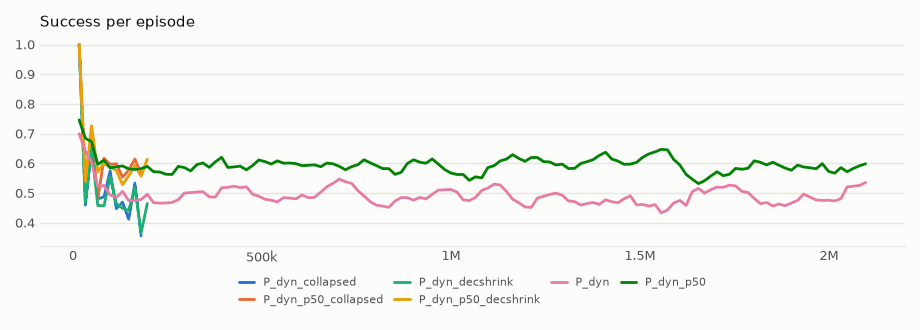
#> input picture visual-motor-agent/00002-acting-without-reward/images/curves.png, 920 x 330 px
$ python -i readme_images.py   (imports and definitions only)
#> lines starting #> are read from the running program, lines starting #| are printed output that depends on the picture
"""Task 00069: small PNGs for the experiment READMEs, from what each experiment left in the data folder.

images/curves.png (metrics by arm), images/world.png (the run's world under random moves), images/sheet.png (an existing picture, or stills of a video), and a
## Figures section in the README between markers. Repeatable.

    MUJOCO_EGL_DEVICE_ID=1 ./venv/bin/python readme_images.py [--only 00057 00060] [--no-readme]
"""
import argparse
import glob
import io
import json
import os
import re
import sys

import matplotlib
# [1 line not run here, left out]
import matplotlib.pyplot as plt  # noqa: E402
import numpy as np  # noqa: E402
from PIL import Image, ImageDraw, ImageFont  # noqa: E402

DEV = os.path.dirname(os.path.abspath(__file__))
sys.path.insert(0, DEV)
ROOT = os.path.dirname(DEV)
DATA = os.path.expanduser("~/data/research/visual-motor-agent")
MAX_W, MAX_KB = 960, 200
START, END = "<!-- figures -->", "<!-- /figures -->"

COLORS = ["#2a78d6", "#eb6834", "#1baf7a", "#eda100", "#e87ba4", "#008300", "#6250d6", "#e34948"]   # the fixed order
SURFACE, INK, MUTED_INK, GRID = "#fcfcfb", "#0b0b0b", "#52514e", "#e6e5e1"
FONT = matplotlib.font_manager.findfont("DejaVu Sans")

VIDEOS = {"00054": "videos/compare.mp4", "00056": "thought_T_s2.mp4", "00057": "videos/grey_fix_s3.mp4", "00059": "videos/car_s3.mp4",
          "00060": "videos/car_D_s1.mp4", "00061": "videos/car_SD_s1.mp4", "00062": "videos/car_FD_s1.mp4",
          "00091": "../videos/vm91_s5/compare.mp4", "00092": "../videos/vm92_s5/compare.mp4",
          "00093": "../videos/vm93_s5/compare.mp4",
          "00094": "../videos/vm94_s5/compare.mp4", "00095": "../videos/vm95_s5/compare.mp4",
          "00096": "../videos/vm96_s5/compare.mp4", "00097": "../videos/vm97_inertia_s5/compare.mp4",
          "00098": "../videos/vm98_plain_s5/compare.mp4", "00099": "../videos/vm99_s5/compare.mp4",
          "00100": "../videos/vm100_s5/compare.mp4", "00101": "../videos/vm101_s5/compare.mp4",
          "00102": "../videos/vm102/panels_60k.mp4", "00103": "../videos/vm103/play_60k.mp4",
          "00104": "../videos/vm104/play_60k.mp4", "00105": "../videos/vm105/BL_gap_s1_60k.mp4",
          "00106": "../videos/vm106/GB_gap_s1_60k.mp4", "00107": "../videos/vm107/play_60k.mp4",
          "00109": "../videos/vm109/play_1M.mp4"}
CONTROLS = {"00064": [("00063", ("NA", "CO"))], "00065": [("00064", ("G16", "C16")), ("00063", ("NA", "CO"))], "00066": [("00064", ("C16",))], "00067": [("00064", ("G16",)), ("00063", ("NA",))],
            "00080": [("00073", ("K4",))], "00081": [("00073", ("K4",))],
            "00082": [("00073", ("K4",))], "00083": [("00073", ("K4",)), ("00081", ("H4",))],
            "00084": [("00082", ("C8",))], "00086": [("00085", ("K4", "V90"))],
            "00087": [("00085", ("K4", "V90"))], "00088": [("00086", ("K4D8",))],
            "00089": [("00086", ("K4D8",)), ("00088", ("K4D8", "V90RD8"))], "00090": [("00072", ("K4",))],
            "00095": [("00094", ("C8r",))], "00096": [("00095", ("IB",))],
            "00097": [("00094", ("C8r",)), ("00095", ("IB",))],
            "00098": [("00094", ("C8r",)), ("00095", ("IB",)), ("00097", ("M0", "MB"))],
            "00099": [("00095", ("IB",)), ("00097", ("MB",)), ("00098", ("SB",))],
            "00100": [("00095", ("IB",)), ("00097", ("MB",)), ("00099", ("SD",))],
            "00101": [("00095", ("IB",)), ("00097", ("MB",)), ("00100", ("RD",))],
            "00102": [("00101", ("TT",))], "00107": [("00104", ("BK", "BS"))],
            "00110": [("00103", ("BD",)), ("00108", ("DR_breakout",))], "00112": [("00108", ("DR_food",)), ("00101", ("TT",))],
            "00111": [("00104", ("BS",))]}   # arms of an earlier experiment that this one compares with and did not rerun
SHEET_TEXT = {"forage_sheet": "the frozen agent foraging", "dream_pair_sheet": "the model's dream beside the real frames",
              "imagination": "imagined against real frames", "video": "stills from this experiment's video, in time order",
              "recon_sheet": "the world models' decoded frames beside the real ones"}


def arm_of(name):
    return re.sub(r"_s\d+$", "", re.sub(r"^\d+_", "", name))


# [22 lines left out: function load_runs, not called in this run]


def env_of(info):
    c = info.get("config")
    return c.get("env", {}) if isinstance(c, dict) else {}


def is_text(info):
    return env_of(info).get("kind") == "text"


def has(rows, k):
    return any(r.get(k) not in (None, 0) for r in rows)


# [19 lines left out: functions x_of, smooth, delta, not called in this run]


def x_of_all(rows):
    return np.array([x_of(r) for r in rows], float)


# [5 lines left out: function per_1k, not called in this run]


def plain(rows, key):
    rows = [r for r in rows if r.get(key) is not None]
    return np.array([x_of(r) for r in rows], float), np.array([r[key] for r in rows], float)


# [231 lines left out: functions mean_curve, panels, fold, curves, save, fit and 7 more, not called in this run]


def baselines_figs(img):
    """vm-00108 (task 00120): the learned baselines beside ours, one figure per world. Their runs name arm and world
    (DR_breakout_s1) and PL counts samples of 16 bodies, so the generic curves don't fit them."""
    def runs(e, name):
        out = []
        for sd in range(1, 7):   # seeds 1-6 (ours ran 12: the baselines' seeds are 1-6)
            m = os.path.join(DATA, "exp_" + e, "%s_s%d" % (name, sd), "metrics.jsonl")
            out.append(([json.loads(x) for x in open(m) if x.strip()],))
        return out
    # [5 lines left out: function share, not called in this run]
    food = lambda q: (x_of_all(q), np.array([r["step_hits"] for r in q], float))  # noqa: E731
    pois = lambda q: (x_of_all(q), np.array([r["poison"] for r in q], float))  # noqa: E731
    first = lambda fn, n: (lambda q: fn([r for r in q if r["step"] <= n]))  # noqa: E731
    col = {"ours": COLORS[0], "DR": COLORS[1], "PP": COLORS[2], "PL": COLORS[3]}
    worlds = (("breakout", "BD", "00103", [("Ball hit share", share, True)], 0.235, "random paddle"),
              ("food", "TT", "00101", [("Food per 1k ticks", food, True), ("Poison per 1k ticks", pois, False)], None, None))
    figs = []
    for w, ours, oe, ms, ref, ref_name in worlds:
        series = {"ours": runs(oe, ours), "DR": runs("00108", "DR_" + w), "PP": runs("00108", "PP_" + w), "PL": runs("00108", "PL_" + w)}
        fig, axs = plt.subplots(1, len(ms) + 1, figsize=(9.2, 3.3), dpi=100, squeeze=False, facecolor=SURFACE)
        for i, (title, fn, up) in enumerate(ms + [ms[0]]):
            ax = axs[0][i]
            ax.set_facecolor(SURFACE)
            whole = i == len(ms)
            if whole:   # PL's whole run, by samples, with ours and DR at 50-60k as levels
                c = mean_curve(series["PL"], fn)
                ax.plot(c[0], c[1], color=col["PL"], lw=2, label="PL", solid_capstyle="round")
                for a in ("ours", "DR"):
                    if fn is share:   # the 50-60k level, from the counters
                        lvl = float(np.mean([(q[59]["bo_hits"] - q[49]["bo_hits"]) / max(1, q[59]["bo_hits"] + q[59]["bo_misses"]
                                             - q[49]["bo_hits"] - q[49]["bo_misses"]) for (q,) in series[a]]))
                    else:
                        lvl = float(np.mean([np.mean(fn(q)[1][50:60]) for (q,) in series[a]]))
                    ax.axhline(lvl, color=col[a], lw=1.5, ls=(0, (4, 3)))
                    ax.annotate("%s at 50-60k" % (ours if a == "ours" else a), (c[0][-1], lvl), xytext=(-2, 4), textcoords="offset points",
                                ha="right", fontsize=8, color=MUTED_INK)
                ax.set_title("PL's whole run: " + title[0].lower() + title[1:], fontsize=11, color=INK, loc="left")
                ax.set_xlabel("samples (16 bodies)", fontsize=9, color=MUTED_INK)
            else:
                for a in ("ours", "DR", "PP", "PL"):
                    c = mean_curve(series[a], first(fn, 64000) if a == "PL" else fn)
                    if c is not None:
                        ax.plot(c[0], c[1], color=col[a], lw=2, label=ours if a == "ours" else (a + " (samples)" if a == "PL" else a),
                                solid_capstyle="round", marker="o" if a == "PL" else None, ms=4)
                ax.set_title(title, fontsize=11, color=INK, loc="left")
                ax.set_xlabel("ticks lived", fontsize=9, color=MUTED_INK)
                ax.legend(frameon=False, fontsize=8, labelcolor=MUTED_INK, ncol=4, loc="upper center", bbox_to_anchor=(0.5, -0.2),
                          handlelength=1.4, columnspacing=1.0)
            if ref is not None:
                ax.axhline(ref, color=MUTED_INK, lw=1, ls=":")
                if not whole:
                    ax.annotate(ref_name, (60000, ref), xytext=(0, -11), textcoords="offset points", ha="right", fontsize=8, color=MUTED_INK)
            ax.grid(axis="y", color=GRID, lw=1)
            ax.set_axisbelow(True)
            for k in ("top", "right", "left"):
                ax.spines[k].set_visible(False)
            ax.spines["bottom"].set_color(GRID)
            ax.tick_params(colors=MUTED_INK, labelsize=9, length=0)
            ax.xaxis.set_major_formatter(matplotlib.ticker.FuncFormatter(
                lambda v, _: "%gM" % (v / 1e6) if v >= 1e6 else ("%gk" % (v / 1e3) if v >= 1e3 else "%g" % v)))
        fig.tight_layout()
        name = "curves_%s.png" % w
        save(fig, os.path.join(img, name))
        if w == "breakout":
            cap = ("Breakout stage 1, seeds 1-6, the mean by arm, smoothed: BD the default agent (vm-00103), DR DreamerV3, PP PPO with"
                   " one body, PL PPO with 16 bodies (its first 64k samples on the ticks' axis; right, its whole run). The dotted line"
                   " is a random paddle (.235).")
        else:
            cap = ("The food world, seeds 1-6, the mean by arm, smoothed: TT the default agent (vm-00101), DR DreamerV3, PP PPO with"
                   " one body, PL PPO with 16 bodies (its first 64k samples on the ticks' axis; right, its whole run, food per 1k"
                   " ticks of each body).")
        figs.append((name, "%s: ours, DreamerV3 and PPO" % w.capitalize(), cap))
    return figs


# [188 lines left out: functions one, main, not called in this run]


# [2 lines not run here, left out]

>>> import cv2
>>> picture = cv2.imread('../00002-acting-without-reward/images/curves.png', cv2.IMREAD_GRAYSCALE)
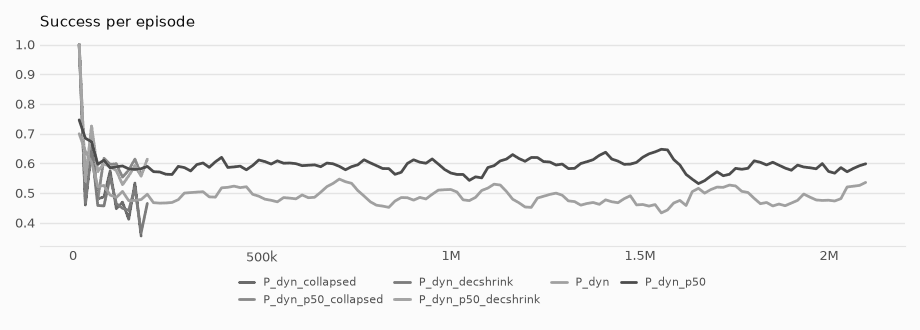
#> picture: shape (330, 920); min 15, max 251, mean 245.7
>>> result = baselines_figs(picture)
#> (the run stopped early here; a loop or call above may not have finished)

$ run again, on visual-motor-agent/00004-learning-from-own-plans/images/curves.png
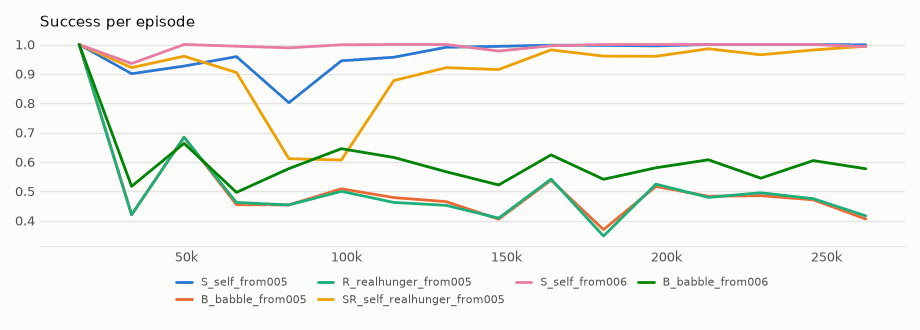
#> input picture visual-motor-agent/00004-learning-from-own-plans/images/curves.png, 920 x 330 px
#> `picture = cv2.imread('../00002-acting-without-reward/images/curves.png..`:
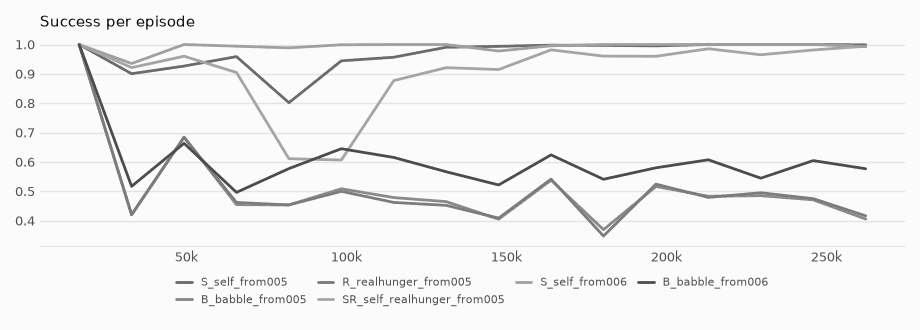
#> picture: shape (330, 920); min 19, max 251, mean 243.3

$ run again, on visual-motor-agent/00004-learning-from-own-plans/images/sheet.png
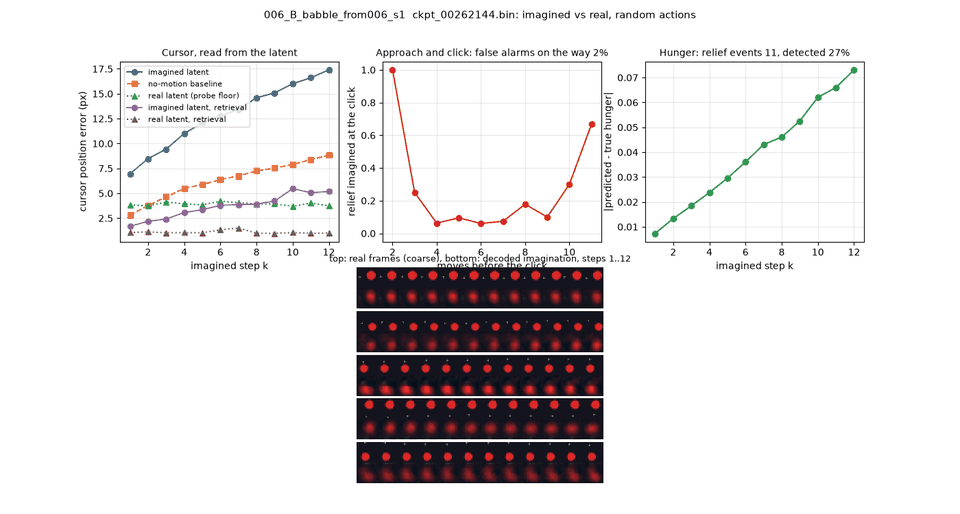
#> input picture visual-motor-agent/00004-learning-from-own-plans/images/sheet.png, 960 x 514 px
#> `picture = cv2.imread('../00002-acting-without-reward/images/curves.png..`:
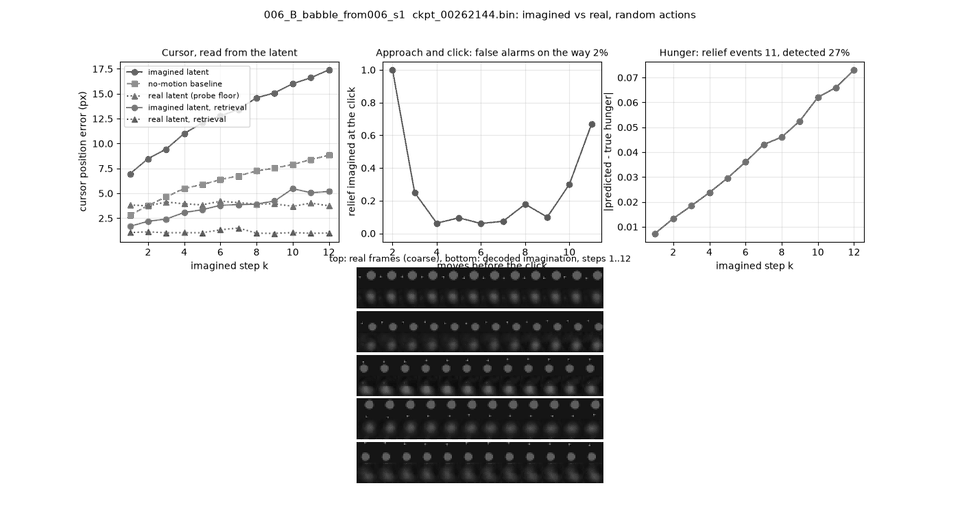
#> picture: shape (514, 960); min 1, max 255, mean 226.5
